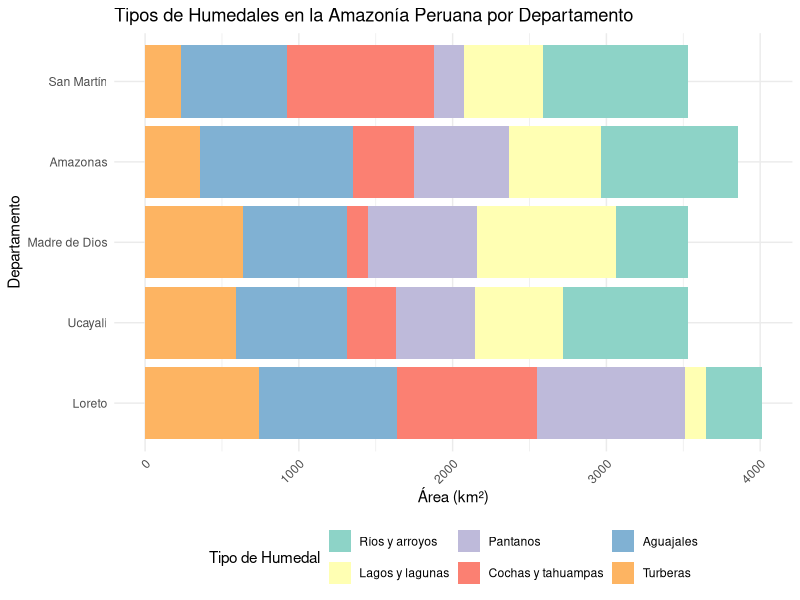
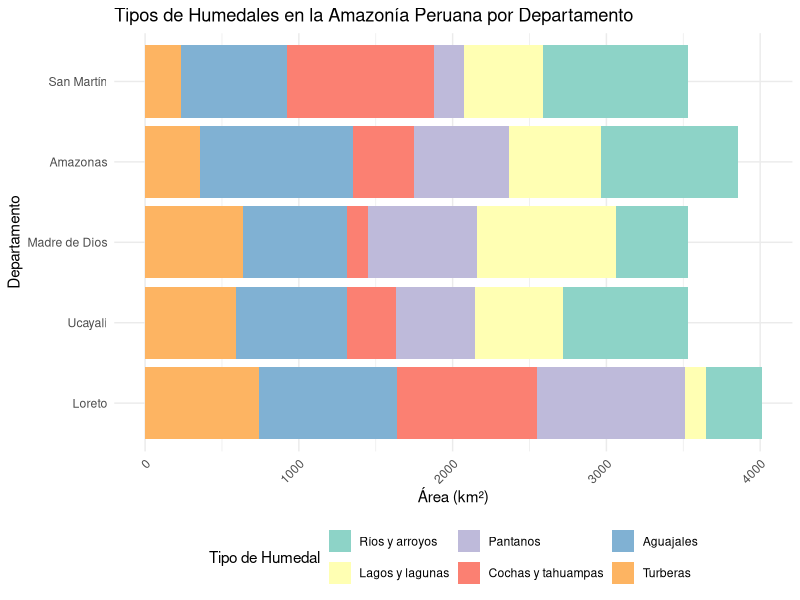

The R source for these figures, in order:
# Huemedales en la Amazonia Peruana(Base de datos)
library(ggplot2)
library(dplyr)
library(tidyr)

# Creando un conjunto de datos de bibliografia especialida
set.seed(123)  # Para reproducibilidad

departamentos <- c("Loreto", "Ucayali", "Madre de Dios", "Amazonas", "San Martín")
tipos_humedales <- c("Ríos y arroyos", "Lagos y lagunas", "Pantanos", "Cochas y tahuampas", "Aguajales", "Turberas")

datos <- expand.grid(Departamento = departamentos, Tipo_Humedal = tipos_humedales)
datos$Area <- runif(nrow(datos), min = 100, max = 1000)  # Área en km²

# Crear el gráfico
ggplot(datos, aes(x = Departamento, y = Area, fill = Tipo_Humedal)) +
  geom_bar(stat = "identity", position = "stack") +
  scale_fill_brewer(palette = "Set3") +
  labs(title = "Tipos de Humedales en la Amazonía Peruana por Departamento",
       x = "Departamento",
       y = "Área (km²)",
       fill = "Tipo de Humedal") +
  theme_minimal() +
  theme(axis.text.x = element_text(angle = 45, hjust = 1),
        legend.position = "bottom") +
  coord_flip()

# Mostrar el gráfico
print(last_plot())
